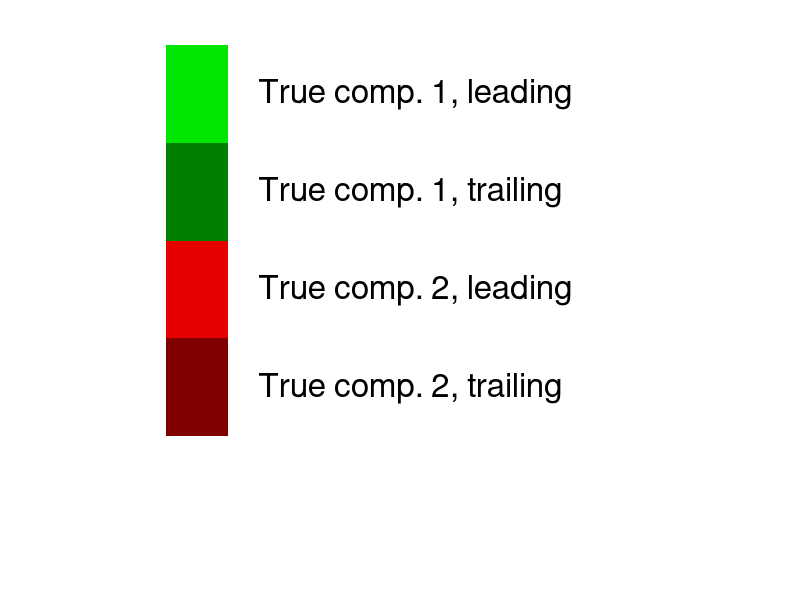
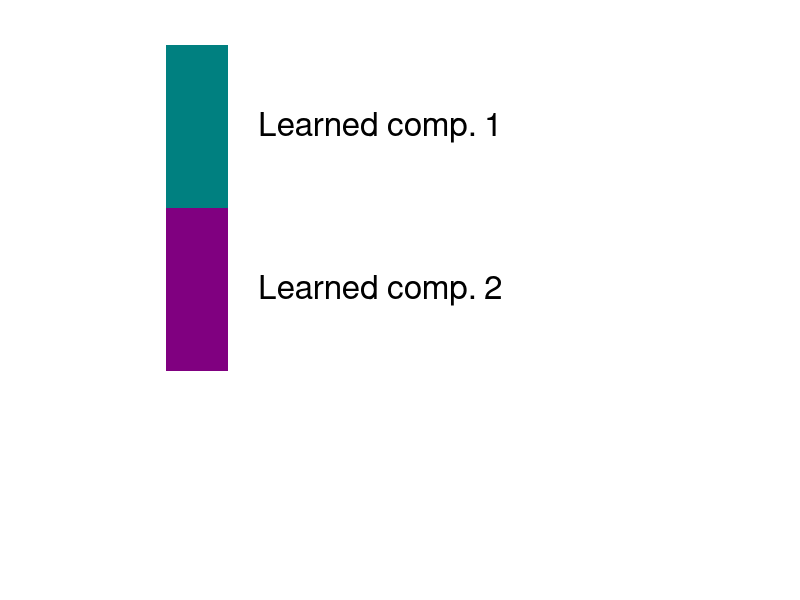

MATLAB code for these plots, in order:
% Define the colors
col1 = [0, 0.9, 0];
col2 = [0, 0.5, 0];
col3 = [0.9, 0, 0];
col4 = [0.5, 0, 0];
cols = [col1; col2; col3; col4];

% Define the names for the legend entries
names = {'True comp. 1, leading', 'True comp. 1, trailing', 'True comp. 2, leading', 'True comp. 2, trailing'};


% Create a figure
figure;

% Set up the axes
hold on;
axis off;

% Number of colors
numColors = size(cols, 1);

% Plot squares with the respective colors
for i = 1:numColors
    % Calculate position for each square
    xPos = 1;  % X position
    yPos = numColors - i + 1;  % Y position (reverse order)
    
    % Plot the filled square
    fill([xPos, xPos + 1, xPos + 1, xPos], [yPos, yPos, yPos + 1, yPos + 1], cols(i, :), 'EdgeColor', 'none');
    
    % Add the text label
    text(xPos + 1.5, yPos + 0.5, names{i}, 'VerticalAlignment', 'middle', 'FontSize', 24);
end

% Set the axis limits to fit the legend
xlim([0, 10]);
ylim([0, numColors + 1]);

% Save the figure as an image
saveas(gcf, 'custom_legend1.png');

% Close the figure
close(gcf);

%%

% Define the colors
cols = [0,0.5,0.5;0.5,0,0.5];

% Define the names for the legend entries
names = {'Learned comp. 1','Learned comp. 2'};


% Create a figure
figure;

% Set up the axes
hold on;
axis off;

% Number of colors
numColors = size(cols, 1);

% Plot squares with the respective colors
for i = 1:numColors
    % Calculate position for each square
    xPos = 1;  % X position
    yPos = numColors - i + 1;  % Y position (reverse order)
    
    % Plot the filled square
    fill([xPos, xPos + 1, xPos + 1, xPos], [yPos, yPos, yPos + 1, yPos + 1], cols(i, :), 'EdgeColor', 'none');
    
    % Add the text label
    text(xPos + 1.5, yPos + 0.5, names{i}, 'VerticalAlignment', 'middle', 'FontSize', 24);
end

% Set the axis limits to fit the legend
xlim([0, 10]);
ylim([0, numColors + 1]);

% Save the figure as an image
saveas(gcf, 'custom_legend2.png');

% Close the figure
close(gcf);
